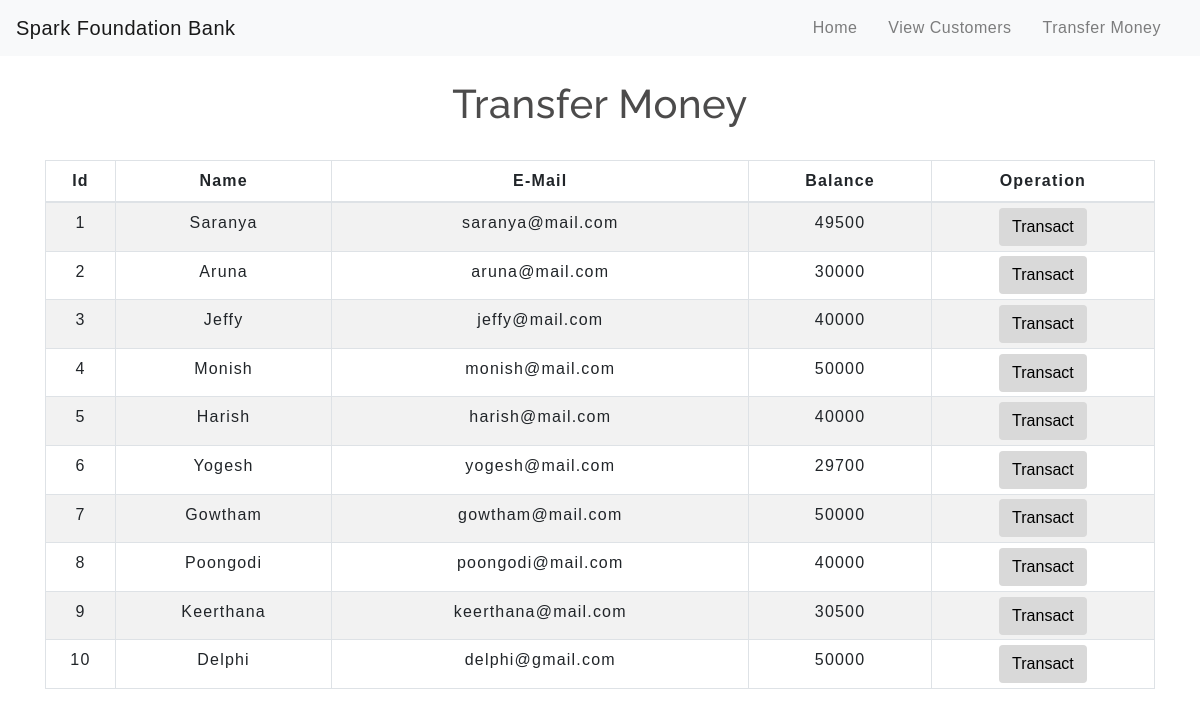
The app's page /transfermoney.php with its own data.
### tables this page shows
CREATE TABLE `users` (
  `id` int(3) NOT NULL,
  `name` text NOT NULL,
  `email` varchar(30) NOT NULL,
  `balance` int(8) NOT NULL
);

### transfermoney.php (the view, shortened to what this page needs)
<!DOCTYPE html>
<html lang="en">
<head>
    <link rel="stylesheet" href="https://maxcdn.bootstrapcdn.com/bootstrap/4.0.0/css/bootstrap.min.css">
    <link rel="stylesheet" type="text/css" href="css/table.css">
    <link rel="stylesheet" type="text/css" href="css/navbar.css">
</head>
<body>
<?php
    include 'config.php';
    $sql = "SELECT * FROM users";
    $result = mysqli_query($conn,$sql);
?>
      <nav class="navbar navbar-expand-md navbar-light bg-light">
      <a class="navbar-brand" href="index.php">Spark Foundation Bank</a>
      <div class="collapse navbar-collapse" id="collapsibleNavbar">
            <ul class="navbar-nav ml-auto">
              <li class="nav-item">
                <a class="nav-link" href="index.php">Home</a>
              </li>
			  <li class="nav-item">
                <a class="nav-link" href="viewallcustomers.php">View Customers</a>
              </li>
              <li class="nav-item">
                <a class="nav-link" href="transfermoney.php">Transfer Money</a>
              </li>
          </div>
       </nav>
<div class="container">
        <h2 class="text-center pt-4">Transfer Money</h2>
        <br>
            <div class="row">
                <div class="col">
                    <div class="table-responsive-sm">
                    <table class="table table-hover table-sm table-striped table-condensed table-bordered">
                        <thead>
                            <tr>
                            <th scope="col" class="text-center py-2">Id</th>
                            <th scope="col" class="text-center py-2">Name</th>
                            <th scope="col" class="text-center py-2">E-Mail</th>
                            <th scope="col" class="text-center py-2">Balance</th>
                            <th scope="col" class="text-center py-2">Operation</th>
                            </tr>
                        </thead>
                        <tbody>
                <?php
                    while($rows=mysqli_fetch_assoc($result)){
                ?>
                    <tr>
                        <td class="py-2"><?php echo $rows['id'] ?></td>
                        <td class="py-2"><?php echo $rows['name']?></td>
                        <td class="py-2"><?php echo $rows['email']?></td>
                        <td class="py-2"><?php echo $rows['balance']?></td>
                        <td><a href="selecteduserdetail.php?id= <?php echo $rows['id'] ;?>"> <button type="button" class="btn">Transact</button></a></td>
                    </tr>
                <?php
                    }
                ?>
                        </tbody>
                    </table>
                    </div>
                </div>
            </div>
         </div>
</body>
</html>

### css/table.css (style rules this page uses)
* { padding: 0; margin: 0; box-sizing: border-box; font-family: sans-serif; }
h2 { font-size: 40px; }
table { letter-spacing: 1.2px; }
td { text-align: center; }
button { border:none; background: #d9d9d9; transition: 1s; }

### css/navbar.css (style rules this page uses)
.nav-link { margin-right: 15px; color:#2F363F; letter-spacing: 0.5px; transition: 0.5s; }
.navbar-brand { color: #4C4B4B; letter-spacing: 0.5px; }
h2 { color: #4C4B4B; letter-spacing: 0.5px; font-family: raleway; }

### transfermoney.php (style rules this page uses)
button { transition: 1.5s; }

### records on screen
users: id "1", name "Saranya", email "saranya@mail.com", balance "49500"
users: id "2", name "Aruna", email "aruna@mail.com", balance "30000"
users: id "3", name "Jeffy", email "jeffy@mail.com", balance "40000"
users: id "4", name "Monish", email "monish@mail.com", balance "50000"
users: id "5", name "Harish", email "harish@mail.com", balance "40000"
users: id "6", name "Yogesh", email "yogesh@mail.com", balance "29700"
users: id "7", name "Gowtham", email "gowtham@mail.com", balance "50000"
users: id "8", name "Poongodi", email "poongodi@mail.com", balance "40000"
users: id "9", name "Keerthana", email "keerthana@mail.com", balance "30500"
users: id "10", name "Delphi", email "delphi@gmail.com", balance "50000"
